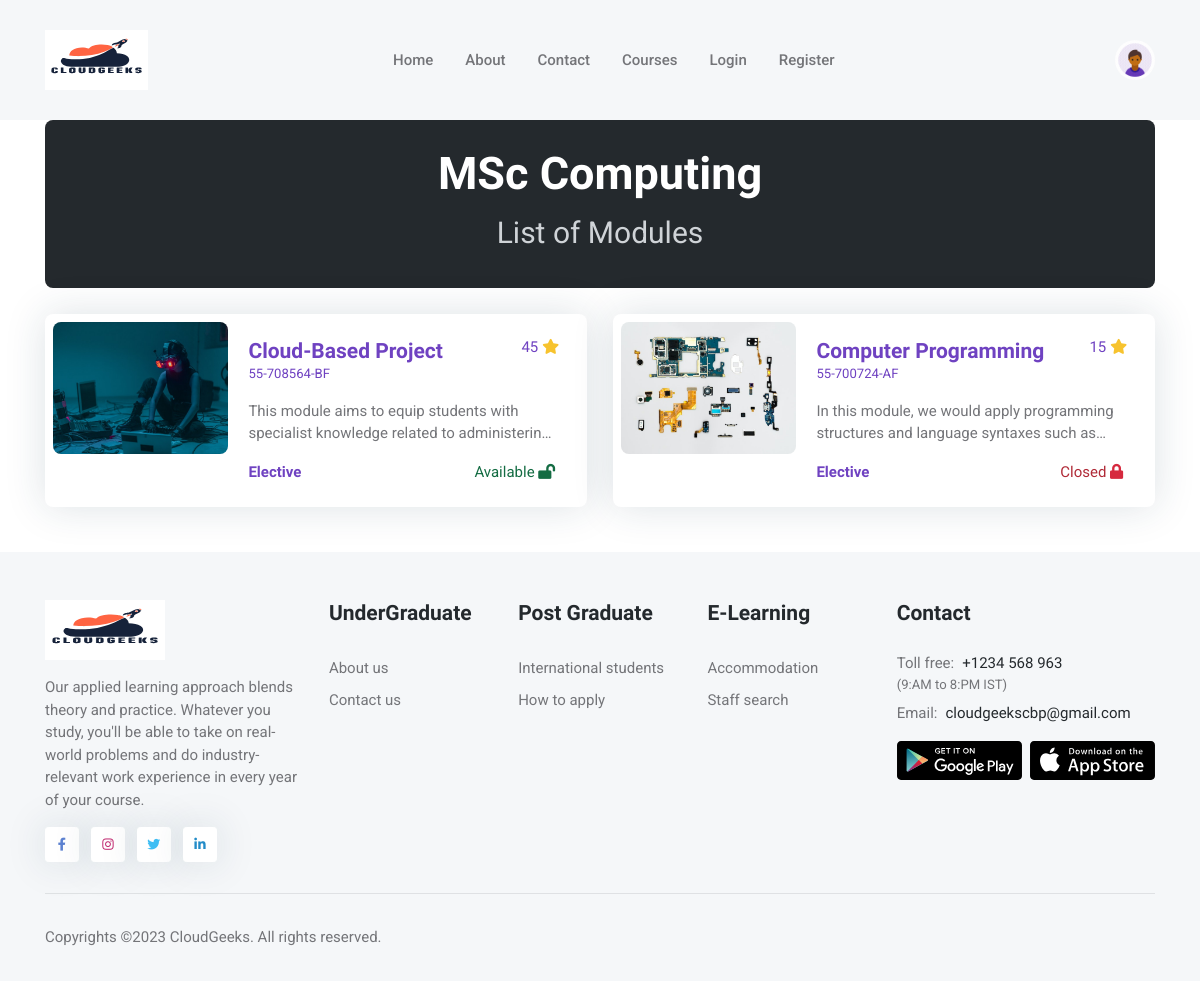
The page /course/1 on the database as committed earlier.
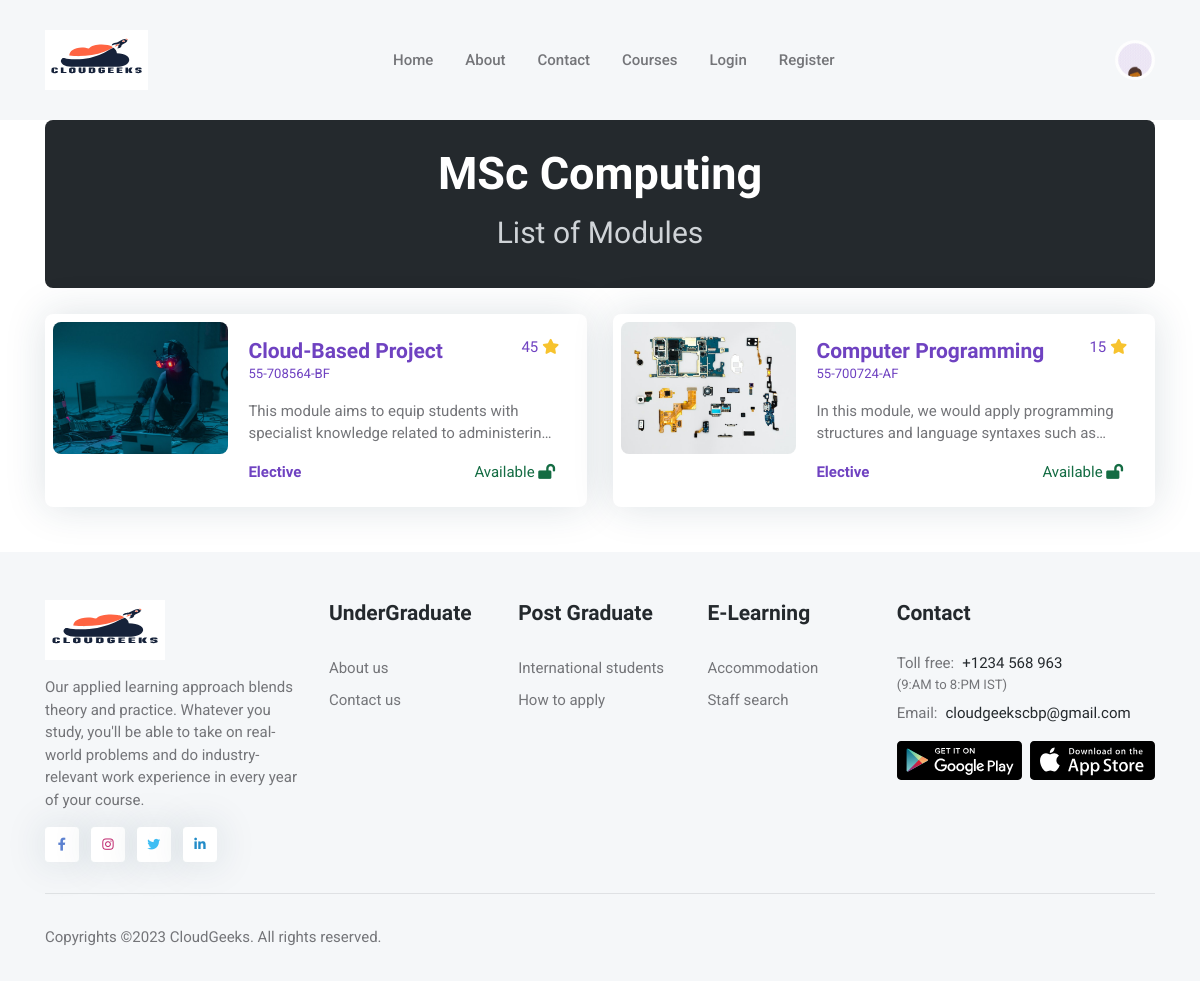
The same page on the database as committed later.
### studentregistration/models.py (models this page shows, shortened)
class Module(models.Model):
    CategoryChoice = (("Elective", "Elective"), ("Compulsory", "Compulsory"))
    name = models.CharField(max_length=255)
    code = models.CharField(max_length=12)
    credit = models.IntegerField()
    category = models.CharField(max_length=255, choices=CategoryChoice)
    description = models.TextField()
    available = models.BooleanField(default=True)
    courses = models.ManyToManyField(Group, related_name="modules")
    class Meta:
        verbose_name = "Module"
        verbose_name_plural = "Modules"

### studentregistration/views.py (the view)
# urls.py: path("course/<int:id>", views.course_details, name="course_details"),
def course_details(request, id=1):
    course = Group.objects.get(id=id)
    modules = course.modules.all()
    course_view_details = {
        "course": course,
        "modules": modules,
        "title": "Course Details",
    }
    return render(
        request, "studentregistration/course_details.html", course_view_details
    )

### studentregistration/templates/studentregistration/course_details.html (shortened to what this page needs)
{% extends "studentregistration/base.html" %}
{% block content %} {% load static %}
    <section class="py-0">
        <div class="container">
            <div class="row">
                <div class="col-12">
                    <div class="bg-dark p-4 text-center rounded-3">
                        <h1 class="text-white m-0">{{ course.name }}</h1>
                        <div class="d-flex justify-content-center">
                            <nav aria-label="breadcrumb">
                                <ol class="breadcrumb breadcrumb-dark breadcrumb-dots mb-0">
                                    <li class="breadcrumb-item active fs-3" aria-current="page">List of Modules</li>
                                </ol>
                            </nav>
                        </div>
                    </div>
                </div>
            </div>
        </div>
    </section>
    <section class="pt-4">
        <div class="container">
            <div class="row g-4 justify-content-center">
                {% for module in modules %}
                    <div class="col-lg-10 col-xl-6">
                        <div class="card shadow p-2">
                            <div class="row g-0">
                                <div class="col-md-4">
                                    <img src="{% static 'assets/images/courses/4by3/module' %}{{ forloop.counter }}.jpg"
                                         class="rounded-3" alt="...">
                                </div>
                                <div class="col-md-8">
                                    <div class="card-body">
                                        <div class="d-sm-flex justify-content-sm-between mb-2 mb-sm-3">
                                            <div>
                                                <h5 class="card-title mb-0">
                                                    <a href="{% url 'studentregistration:module_details' module.code %}" class="text-purple">{{ module.name }}</a>
                                                </h5>
                                                <p class="small mb-2 mb-sm-0 text-purple">{{ module.code }}</p>
                                            </div>
                                            <span class="h6 fw-light text-purple">{{ module.credit }}<i
                                                    class="fas fa-star text-warning ms-1"></i></span>
                                        </div>
                                        <p class="text-truncate-2 mb-3">{{ module.description }}</p>
                                        <div class="d-sm-flex justify-content-sm-between align-items-center">
                                            <h6 class="text-purple mb-0">{{ module.category }}</h6>
                                            <ul class="list-inline mb-0 mt-3 mt-sm-0">
                                                <li class="list-inline-item">
                                                    {% if module.available %}
                                                        <a class="mb-0 me-1 text-success-emphasis" href="#">Available <i
                                                                class="fas fa-lock-open text-success-emphasis"></i></a>
                                                    {% else %}
                                                        <a class="mb-0 me-1 text-danger-emphasis" href="#">Closed <i
                                                                class="fas fa-lock text-danger"></i></a>
                                                    {% endif %}
                                                </li>
                                            </ul>
                                        </div>
                                    </div>
                                </div>
                            </div>
                        </div>
                    </div>
                {% endfor %}
            </div>
        </div>
    </section>
{% endblock %}

### studentregistration/templates/studentregistration/base.html (shortened to what this page needs)
{% load static %}
<!DOCTYPE html>
<html lang="en">
<head>
    <link
            rel="stylesheet"
            type="text/css"
            href="{% static 'assets/vendor/font-awesome/css/all.min.css' %}"
    />
    <link
            rel="stylesheet"
            type="text/css"
            href="{% static 'assets/vendor/bootstrap-icons/bootstrap-icons.css' %}"
    />
    <link
            rel="stylesheet"
            type="text/css"
            href="{% static 'assets/vendor/tiny-slider/tiny-slider.css' %}"
    />
    <link
            rel="stylesheet"
            type="text/css"
            href="{% static 'assets/css/style.css' %}"
    />
    <link rel="stylesheet" href="//cdn.jsdelivr.net/npm/alertifyjs@1.13.1/build/css/alertify.min.css"/>
    <link rel="stylesheet" href="//cdn.jsdelivr.net/npm/alertifyjs@1.13.1/build/css/themes/default.min.css"/>
</head>
<body>
{% include 'includes/header.html' %}
<main>
    {% block content %} {% endblock %}
</main>
<footer class="pt-5 bg-light">
    <div class="container">
        <div class="row g-4">
            <div class="col-lg-3">
                <a class="me-0" href="#">
                    <img
                            style="width: 120px; height: 60px"
                            class="light-mode-item navbar-brand-item"
                            src="{% static 'assets/images/logo.svg' %}"
                            alt="logo"
                    />
                </a>
                <p class="my-3">
                    Our applied learning approach blends theory and practice. Whatever
                    you study, you'll be able to take on real-world problems and do
                    industry-relevant work experience in every year of your course.
                </p>
                <ul class="list-inline mb-0 mt-3">
                    <li class="list-inline-item">
                        <a
                                class="btn btn-white btn-sm shadow px-2 text-facebook"
                                href="#"
                        ><i class="fab fa-fw fa-facebook-f"></i
                        ></a>
                    </li>
                    <li class="list-inline-item">
                        <a
                                class="btn btn-white btn-sm shadow px-2 text-instagram"
                                href="#"
                        ><i class="fab fa-fw fa-instagram"></i
                        ></a>
                    </li>
                    <li class="list-inline-item">
                        <a
                                class="btn btn-white btn-sm shadow px-2 text-twitter"
                                href="#"
                        ><i class="fab fa-fw fa-twitter"></i
                        ></a>
                    </li>
                    <li class="list-inline-item">
                        <a
                                class="btn btn-white btn-sm shadow px-2 text-linkedin"
                                href="#"
                        ><i class="fab fa-fw fa-linkedin-in"></i
                        ></a>
                    </li>
                </ul>
            </div>
            <div class="col-lg-6">
                <div class="row g-4">
                    <div class="col-6 col-md-4">
                        <h5 class="mb-2 mb-md-4">UnderGraduate</h5>
                        <ul class="nav flex-column">
                            <li class="nav-item">
                                <a class="nav-link" href="{% url 'studentregistration:about' %}">About us</a>
                            </li>
                            <li class="nav-item">
                                <a class="nav-link" href="{% url 'studentregistration:contact' %}">Contact us</a>
                            </li>
                        </ul>
                    </div>
                    <div class="col-6 col-md-4">
                        <h5 class="mb-2 mb-md-4">Post Graduate</h5>
                        <ul class="nav flex-column">
                            <li class="nav-item">
                                <a class="nav-link" href="#">International students</a>
                            </li>
                            <li class="nav-item">
                                <a class="nav-link" href="#">How to apply</a>
                            </li>
                        </ul>
                    </div>
                    <div class="col-6 col-md-4">
                        <h5 class="mb-2 mb-md-4">E-Learning</h5>
                        <ul class="nav flex-column">
                            <li class="nav-item">
                                <a class="nav-link" href="#">Accommodation</a>
                            </li>
                            <li class="nav-item">
                                <a class="nav-link" href="#">Staff search</a>
                            </li>
                        </ul>
                    </div>
                </div>
            </div>
            <div class="col-lg-3">
                <h5 class="mb-2 mb-md-4">Contact</h5>
                <p class="mb-2">
                    Toll free:<span class="h6 fw-light ms-2">+1234 568 963</span>
                    <span class="d-block small">(9:AM to 8:PM IST)</span>
                </p>
                <p class="mb-0">
                    Email:<span class="h6 fw-light ms-2"
                >cloudgeekscbp@gmail.com</span
                >
                </p>
                <div class="row g-2 mt-2">
                    <div class="col-6 col-sm-4 col-md-3 col-lg-6">
                        <a href="#">
                            <img
                                    src="{% static 'assets/images/client/google-play.svg' %}"
                                    alt=""
                            />
                        </a>
                    </div>
                    <div class="col-6 col-sm-4 col-md-3 col-lg-6">
                        <a href="#">
                            <img
                                    src="{% static 'assets/images/client/app-store.svg' %}"
                                    alt="app-store"
                            />
                        </a>
                    </div>
                </div>
            </div>
        </div>
        <hr class="mt-4 mb-0"/>
        <div class="py-3">
            <div class="container px-0">
                <div
                        class="d-lg-flex justify-content-between align-items-center py-3 text-center text-md-left"
                >
                    <div class="text-primary-hover">
                        Copyrights <a href="#" class="text-body">©2023 CloudGeeks</a>.
                        All rights reserved.
                    </div>
                </div>
            </div>
        </div>
    </div>
</footer>
</body>
</html>

### studentregistration/templates/includes/header.html (shortened to what this page needs)
{% load static %}
<header class="navbar-light navbar-sticky header-static bg-light">
    <nav class="navbar navbar-expand-xl">
        <div class="container">
            <a class="navbar-brand" href="#">
                <img
                        style="width: 120px; height: 60px"
                        class="light-mode-item navbar-brand-item"
                        src="{% static 'assets/images/logo.svg' %}"
                        alt="logo"
                />
            </a>
            <div class="navbar-collapse w-100 collapse" id="navbarCollapse">
                <div class="navbar-collapse w-100 collapse" id="navbarCollapse">
                    {% with url_name=request.resolver_match.url_name %}
                        <ul class="navbar-nav navbar-nav-scroll me-auto">
                            <li class="nav-item">
                                <a
                                        class="nav-link {% if url_name == 'home' %}active{% endif %}"
                                        aria-current="page"
                                        href="{% url 'studentregistration:home' %}"
                                >Home</a
                                >
                            </li>
                            <li class="nav-item">
                                <a
                                        class="nav-link {% if url_name == 'about' %}active{% endif %}"
                                        href="{% url 'studentregistration:about' %}"
                                >About</a
                                >
                            </li>
                            <li class="nav-item">
                                <a
                                        class="nav-link {% if url_name == 'contact' %}active{% endif %}"
                                        href="{% url 'studentregistration:contact' %}"
                                >Contact</a
                                >
                            </li>
                            <li class="nav-item">
                                <a
                                        class="nav-link {% if url_name == 'course_list' %}active{% endif %}"
                                        href="{% url 'studentregistration:course_list' %}"
                                >Courses</a
                                >
                            </li>
                            {% if user.is_authenticated %}
                                <li class="nav-item">
                                    <a class="nav-link {% if url_name == 'dashboard' %}active{% endif %}"
                                       href="{% url 'dashboard' %}">
                                        Dashboard
                                    </a>
                                </li>
                            {% else %}
                                <li class="nav-item">
                                    <a class="nav-link {% if url_name == 'login' %}active{% endif %}"
                                       href="{% url 'login' %}">
                                        Login
                                    </a>
                                </li>
                                <li class="nav-item">
                                    <a class="nav-link {% if url_name == 'register' %}active{% endif %}"
                                       href="{% url 'register' %}">Register</a>
                                </li>
                            {% endif %}
                        </ul>
                    {% endwith %}
                </div>
            </div>
            <div class="dropdown ms-1 ms-lg-0">
                <a
                        class="avatar avatar-sm p-0"
                        href="#"
                        id="profileDropdown"
                        role="button"
                        data-bs-auto-close="outside"
                        data-bs-display="static"
                        data-bs-toggle="dropdown"
                        aria-expanded="false"
                >
                    <img
                            class="avatar-img rounded-circle"
                            src="{% static 'assets/images/avatar/01.gif' %}"
                            alt="avatar"
                    />
                </a>
            </div>
        </div>
    </nav>
</header>

Rows that differ between the two databases and show on the page:
changed Module "Computer Programming": available "Closed" → "Available"
